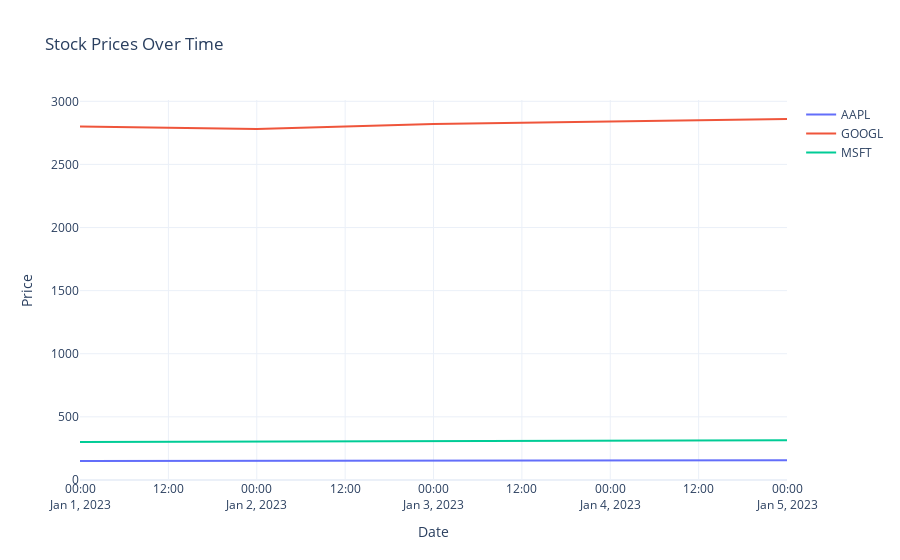

The notebook cell this image was saved under:
### Code cell
import pandas as pd
import plotly.graph_objects as go

# Sample DataFrame structure (replace this with your actual data)
data = {
    'Data': pd.date_range(start='2023-01-01', periods=5, freq='D'),
    'AAPL': [150, 152, 151, 153, 155],  # Example for Apple Inc.
    'GOOGL': [2800, 2780, 2820, 2840, 2860],  # Example for Alphabet Inc.
    'MSFT': [300, 305, 310, 312, 315]  # Example for Microsoft Corp.
}

portfolio_data = pd.DataFrame(data)

# List of company codes to plot
tech_list = ['AAPL', 'GOOGL', 'MSFT']  # Replace with your actual company codes

# Create a figure
fig = go.Figure()

# Loop through each company code in tech_list
for tech in tech_list:
    if tech in portfolio_data.columns:
        # Add a trace for the company stock
        fig.add_trace(go.Scatter(
            x=portfolio_data['Data'], 
            y=portfolio_data[tech], 
            mode='lines', 
            name=tech
        ))
    else:
        print(f"Warning: '{tech}' not found in portfolio_data columns.")

# Update layout with titles and labels
fig.update_layout(
    title='Stock Prices Over Time',
    xaxis_title='Date',
    yaxis_title='Price',
    template='plotly_white'  # Optional: gives a clean look
)

# Show the figure
fig.show()

### Figure 1 — Plotly figure (JSON) as saved in the notebook; plotly's stock layout.template omitted (floating-point values rounded to 4 significant figures)
{"data": [{"mode": "lines", "name": "AAPL", "type": "scatter", "x": ["2023-01-01T00:00:00", "2023-01-02T00:00:00", "2023-01-03T00:00:00", "2023-01-04T00:00:00", "2023-01-05T00:00:00"], "y": [150, 152, 151, 153, 155]}, {"mode": "lines", "name": "GOOGL", "type": "scatter", "x": ["2023-01-01T00:00:00", "2023-01-02T00:00:00", "2023-01-03T00:00:00", "2023-01-04T00:00:00", "2023-01-05T00:00:00"], "y": [2800, 2780, 2820, 2840, 2860]}, {"mode": "lines", "name": "MSFT", "type": "scatter", "x": ["2023-01-01T00:00:00", "2023-01-02T00:00:00", "2023-01-03T00:00:00", "2023-01-04T00:00:00", "2023-01-05T00:00:00"], "y": [300, 305, 310, 312, 315]}], "layout": {"title": {"text": "Stock Prices Over Time"}, "xaxis": {"title": {"text": "Date"}}, "yaxis": {"title": {"text": "Price"}}}}
